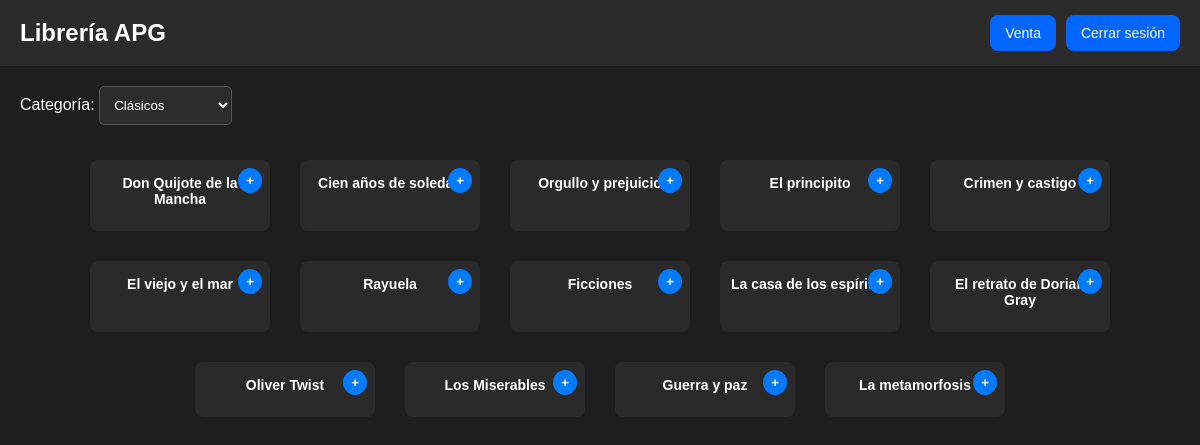
Page /Resp_inicio.php?categoria=1 on the committed database.
### tables this page shows
CREATE TABLE `libro` (
  `id_libro` int NOT NULL AUTO_INCREMENT,
  `titulo` varchar(256) NOT NULL,
  `editorial` int DEFAULT NULL,
  `genero` int DEFAULT NULL,
  `autor` int DEFAULT NULL,
  `informacion` int DEFAULT NULL,
  PRIMARY KEY (`id_libro`),
  KEY `fkLibroInformacion` (`informacion`),
  KEY `fkLibroEditorial` (`editorial`),
  CONSTRAINT `fkLibroInformacion` FOREIGN KEY (`informacion`) REFERENCES `informacion` (`id_informacion`) ON DELETE CASCADE ON UPDATE CASCADE
);

### funciones.php (called while the page is built, shortened)
<?php
function mostrarLibros($id_genero = null) {
    $pdo = conecta();
	$sql = "SELECT DISTINCT l.*, a.nombre AS nombre_autor, e.nombre AS nombre_editorial, i.year_publicacion
            FROM libro l
            INNER JOIN autor a ON l.autor = a.id_autor
            INNER JOIN editorial e ON l.editorial = e.id_editorial
	    INNER JOIN informacion i ON l.informacion = i.id_informacion";
    if ($id_genero !== null && $id_genero !== "" && $id_genero !== "todos") {
        $sql .= " INNER JOIN libro_genero lg ON l.id_libro = lg.id_libro
                  WHERE lg.id_genero = ?";
        $stmt = $pdo->prepare($sql);
        $stmt->execute([$id_genero]);
    } else {
        $stmt = $pdo->prepare($sql);
        $stmt->execute();
    }
    return $stmt->fetchAll(PDO::FETCH_ASSOC);
}
?>

### Resp_inicio.php (the view, shortened to what this page needs)
<?php
	include "/var/www/gerardopadiula/proyecto/funciones.php";
?>
<!DOCTYPE html>
<html lang="es">
<head>
</head>
<body>
<div class="header">
    <div class="titulo">Librería APG</div>
    <div class="right-buttons">
        <a href="venta.php" class="btn-top">Venta</a>
        <a href="login.php" class="btn-top">Cerrar sesión</a>
    </div>
</div>
<div class="menu">
    <form action="" method="GET">
        <label for="categoria" style="color:white;">Categoría:</label>
        <select name="categoria" id="categoria" onchange="this.form.submit()">
            <option value="1" <?= (isset($_GET['categoria']) && $_GET['categoria'] == '1') ? 'selected' : '' ?>>Clásicos</option>
            </select>
    </form>
</div>
<div class="contenedor-libros">
<?php
    $filtro = isset($_GET['categoria']) ? $_GET['categoria'] : null;
    $libros = mostrarLibros($filtro);
    if ($libros && count($libros) > 0) {
        foreach ($libros as $libro) {
            $id = $libro['id_libro'];
            $nombre = $libro['titulo'];
?>
<div class="libro" style="display:inline-block; margin:15px; width: 160px; vertical-align: top; text-align:center; position: relative;">
                <button class="plus-btn" onclick="mostrar('info<?= $id ?>')" style="float:right; cursor:pointer;">+</button>
          <p style="color: white; font-weight: bold; margin-top: 5px; font-size: 14px;"><?= $nombre ?></p>
        </div>
    <?php
        }
    } else {
        echo "<h3 style='color:white; padding:20px;'>No se encontraron libros para la categoría seleccionada (ID: $filtro).</h3>";
    }
?>
</div>
</body>
</html>

### Resp_inicio.php (style rules this page uses)
body { background-color: #1e1e1e; color: white; font-family: Arial, sans-serif; margin: 0; }
.header { background-color: #2b2b2b; padding: 15px 20px; display: flex; justify-content: space-between; align-items: center; }
.titulo { font-size: 24px; font-weight: bold; }
.right-buttons { display: flex; gap: 10px; }
.btn-top { background-color: #0066ff; padding: 10px 15px; border-radius: 8px; color: white; text-decoration: none; font-size: 14px; }
.menu { margin: 20px; }
select { padding: 10px; background-color: #2c2c2c; color: white; border: 1px solid #555; border-radius: 5px; }
.contenedor-libros { display: flex; flex-wrap: wrap; justify-content: center; margin-top: 20px; }
.libro { position: relative; background-color: #2a2a2a; padding: 10px; margin: 10px; border-radius: 8px; width: 150px; text-align: center; }
.plus-btn { position: absolute; top: 8px; right: 8px; background-color: #007bff; border: none; padding: 5px 8px; color: white; font-weight: bold; border-radius: 50%; cursor: pointer; }

### rows in the picture
libro: titulo "Don Quijote de la Mancha"
libro: titulo "Cien años de soledad"
libro: titulo "Orgullo y prejuicio"
libro: titulo "El principito"
libro: titulo "Crimen y castigo"
libro: titulo "El viejo y el mar"
libro: titulo "Rayuela"
libro: titulo "Ficciones"
libro: titulo "La casa de los espíritus"
libro: titulo "El retrato de Dorian Gray"
libro: titulo "Oliver Twist"
libro: titulo "Los Miserables"
libro: titulo "Guerra y paz"
libro: titulo "La metamorfosis"
